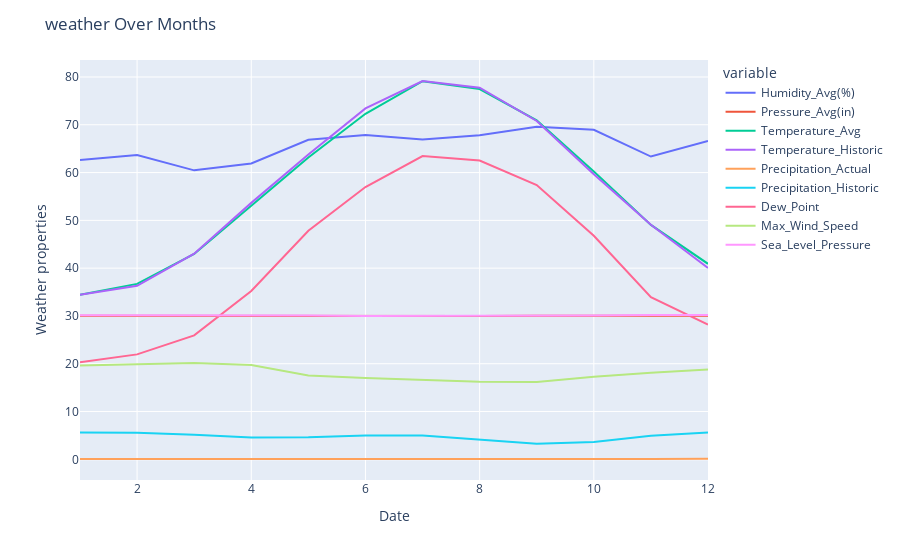

Here is the notebook cell this chart was saved with:
### Code cell
fig = px.line(group_by_month)
fig.update_layout(title='weather Over Months',
                  xaxis_title='Date',
                  yaxis_title='Weather properties')
fig.show()

### Figure 1 — Plotly figure (JSON) as saved in the notebook; plotly's stock layout.template omitted (floating-point values rounded to 4 significant figures)
{"data": [{"hovertemplate": "variable=Humidity_Avg(%)<br>Month=%{x}<br>value=%{y}<extra></extra>", "legendgroup": "Humidity_Avg(%)", "line": {"color": "#636efa", "dash": "solid"}, "marker": {"symbol": "circle"}, "mode": "lines", "name": "Humidity_Avg(%)", "orientation": "v", "showlegend": true, "type": "scatter", "x": [1, 2, 3, 4, 5, 6, 7, 8, 9, 10, 11, 12], "xaxis": "x", "y": [62.65, 63.68, 60.46, 61.91, 66.87, 67.85, 66.91, 67.81, 69.57, 68.96, 63.35, 66.61], "yaxis": "y"}, {"hovertemplate": "variable=Pressure_Avg(in)<br>Month=%{x}<br>value=%{y}<extra></extra>", "legendgroup": "Pressure_Avg(in)", "line": {"color": "#EF553B", "dash": "solid"}, "marker": {"symbol": "circle"}, "mode": "lines", "name": "Pressure_Avg(in)", "orientation": "v", "showlegend": true, "type": "scatter", "x": [1, 2, 3, 4, 5, 6, 7, 8, 9, 10, 11, 12], "xaxis": "x", "y": [30.02, 30.01, 29.89, 29.95, 29.99, 29.91, 29.87, 29.97, 30.03, 29.99, 30.07, 30.03], "yaxis": "y"}, {"hovertemplate": "variable=Temperature_Avg<br>Month=%{x}<br>value=%{y}<extra></extra>", "legendgroup": "Temperature_Avg", "line": {"color": "#00cc96", "dash": "solid"}, "marker": {"symbol": "circle"}, "mode": "lines", "name": "Temperature_Avg", "orientation": "v", "showlegend": true, "type": "scatter", "x": [1, 2, 3, 4, 5, 6, 7, 8, 9, 10, 11, 12], "xaxis": "x", "y": [34.42, 36.7, 42.98, 53.11, 63.16, 72.3, 79.12, 77.48, 70.93, 60.21, 49.04, 40.91], "yaxis": "y"}, {"hovertemplate": "variable=Temperature_Historic<br>Month=%{x}<br>value=%{y}<extra></extra>", "legendgroup": "Temperature_Historic", "line": {"color": "#ab63fa", "dash": "solid"}, "marker": {"symbol": "circle"}, "mode": "lines", "name": "Temperature_Historic", "orientation": "v", "showlegend": true, "type": "scatter", "x": [1, 2, 3, 4, 5, 6, 7, 8, 9, 10, 11, 12], "xaxis": "x", "y": [34.41, 36.31, 43.03, 53.66, 63.77, 73.42, 79.16, 77.77, 70.79, 59.65, 49.07, 40.05], "yaxis": "y"}, {"hovertemplate": "variable=Precipitation_Actual<br>Month=%{x}<br>value=%{y}<extra></extra>", "legendgroup": "Precipitation_Actual", "line": {"color": "#FFA15A", "dash": "solid"}, "marker": {"symbol": "circle"}, "mode": "lines", "name": "Precipitation_Actual", "orientation": "v", "showlegend": true, "type": "scatter", "x": [1, 2, 3, 4, 5, 6, 7, 8, 9, 10, 11, 12], "xaxis": "x", "y": [0.07796, 0.06616, 0.06841, 0.08605, 0.09682, 0.0711, 0.1028, 0.08836, 0.1006, 0.09186, 0.06972, 0.1014], "yaxis": "y"}, {"hovertemplate": "variable=Precipitation_Historic<br>Month=%{x}<br>value=%{y}<extra></extra>", "legendgroup": "Precipitation_Historic", "line": {"color": "#19d3f3", "dash": "solid"}, "marker": {"symbol": "circle"}, "mode": "lines", "name": "Precipitation_Historic", "orientation": "v", "showlegend": true, "type": "scatter", "x": [1, 2, 3, 4, 5, 6, 7, 8, 9, 10, 11, 12], "xaxis": "x", "y": [5.606, 5.558, 5.134, 4.55, 4.611, 4.988, 4.958, 4.174, 3.249, 3.625, 4.936, 5.597], "yaxis": "y"}, {"hovertemplate": "variable=Dew_Point<br>Month=%{x}<br>value=%{y}<extra></extra>", "legendgroup": "Dew_Point", "line": {"color": "#FF6692", "dash": "solid"}, "marker": {"symbol": "circle"}, "mode": "lines", "name": "Dew_Point", "orientation": "v", "showlegend": true, "type": "scatter", "x": [1, 2, 3, 4, 5, 6, 7, 8, 9, 10, 11, 12], "xaxis": "x", "y": [20.29, 21.95, 25.94, 35.23, 47.82, 56.97, 63.44, 62.53, 57.4, 46.77, 33.95, 28.2], "yaxis": "y"}, {"hovertemplate": "variable=Max_Wind_Speed<br>Month=%{x}<br>value=%{y}<extra></extra>", "legendgroup": "Max_Wind_Speed", "line": {"color": "#B6E880", "dash": "solid"}, "marker": {"symbol": "circle"}, "mode": "lines", "name": "Max_Wind_Speed", "orientation": "v", "showlegend": true, "type": "scatter", "x": [1, 2, 3, 4, 5, 6, 7, 8, 9, 10, 11, 12], "xaxis": "x", "y": [19.62, 19.93, 20.16, 19.76, 17.52, 17.01, 16.61, 16.21, 16.2, 17.3, 18.09, 18.79], "yaxis": "y"}, {"hovertemplate": "variable=Sea_Level_Pressure<br>Month=%{x}<br>value=%{y}<extra></extra>", "legendgroup": "Sea_Level_Pressure", "line": {"color": "#FF97FF", "dash": "solid"}, "marker": {"symbol": "circle"}, "mode": "lines", "name": "Sea_Level_Pressure", "orientation": "v", "showlegend": true, "type": "scatter", "x": [1, 2, 3, 4, 5, 6, 7, 8, 9, 10, 11, 12], "xaxis": "x", "y": [30.16, 30.16, 30.15, 30.07, 30.07, 29.98, 29.99, 30.02, 30.1, 30.09, 30.2, 30.18], "yaxis": "y"}], "layout": {"legend": {"title": {"text": "variable"}, "tracegroupgap": 0}, "margin": {"t": 60}, "title": {"text": "weather Over Months"}, "xaxis": {"anchor": "y", "domain": [0, 1], "title": {"text": "Date"}}, "yaxis": {"anchor": "x", "domain": [0, 1], "title": {"text": "Weather properties"}}}}
